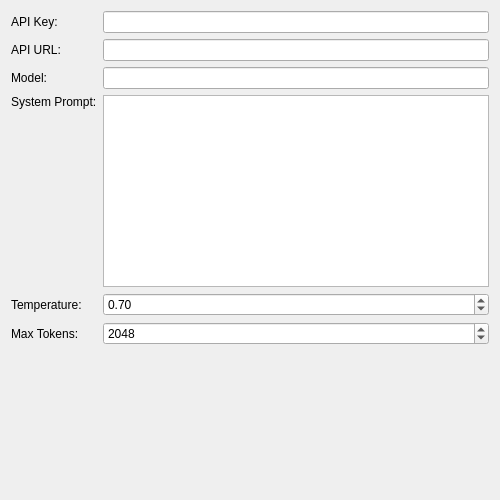
<?xml version="1.0" encoding="UTF-8"?>
<ui version="4.0">
 <class>DeepSeek::Internal::DeepSeekOptionsPage</class>
 <widget class="QWidget" name="DeepSeek::Internal::DeepSeekOptionsPage">
  <property name="geometry">
   <rect>
    <x>0</x>
    <y>0</y>
    <width>500</width>
    <height>500</height>
   </rect>
  </property>
  <layout class="QVBoxLayout" name="verticalLayout">
   <item>
    <layout class="QFormLayout" name="formLayout">
     <item row="0" column="0">
      <widget class="QLabel" name="apiKeyLabel">
       <property name="text">
        <string>API Key:</string>
       </property>
      </widget>
     </item>
     <item row="0" column="1">
      <widget class="QLineEdit" name="apiKeyEdit">
       <property name="echoMode">
        <enum>QLineEdit::Password</enum>
       </property>
      </widget>
     </item>
     <item row="1" column="0">
      <widget class="QLabel" name="apiUrlLabel">
       <property name="text">
        <string>API URL:</string>
       </property>
      </widget>
     </item>
     <item row="1" column="1">
      <widget class="QLineEdit" name="apiUrlEdit"/>
     </item>
     <item row="2" column="0">
      <widget class="QLabel" name="modelLabel">
       <property name="text">
        <string>Model:</string>
       </property>
      </widget>
     </item>
     <item row="2" column="1">
      <widget class="QLineEdit" name="modelEdit"/>
     </item>
     <item row="3" column="0">
      <widget class="QLabel" name="systemPromptLabel">
       <property name="text">
        <string>System Prompt:</string>
       </property>
       <property name="alignment">
        <set>Qt::AlignLeading|Qt::AlignLeft|Qt::AlignTop</set>
       </property>
      </widget>
     </item>
     <item row="3" column="1">
      <widget class="QPlainTextEdit" name="systemPromptEdit">
       <property name="minimumSize">
        <size>
         <width>0</width>
         <height>100</height>
        </size>
       </property>
      </widget>
     </item>
     <item row="4" column="0">
      <widget class="QLabel" name="temperatureLabel">
       <property name="text">
        <string>Temperature:</string>
       </property>
      </widget>
     </item>
     <item row="4" column="1">
      <widget class="QDoubleSpinBox" name="temperatureSpinBox">
       <property name="minimum">
        <double>0.010000000000000</double>
       </property>
       <property name="maximum">
        <double>2.000000000000000</double>
       </property>
       <property name="singleStep">
        <double>0.100000000000000</double>
       </property>
       <property name="value">
        <double>0.700000000000000</double>
       </property>
      </widget>
     </item>
     <item row="5" column="0">
      <widget class="QLabel" name="maxTokensLabel">
       <property name="text">
        <string>Max Tokens:</string>
       </property>
      </widget>
     </item>
     <item row="5" column="1">
      <widget class="QSpinBox" name="maxTokensSpinBox">
       <property name="minimum">
        <number>16</number>
       </property>
       <property name="maximum">
        <number>16384</number>
       </property>
       <property name="value">
        <number>2048</number>
       </property>
      </widget>
     </item>
    </layout>
   </item>
   <item>
    <spacer name="verticalSpacer">
     <property name="orientation">
      <enum>Qt::Vertical</enum>
     </property>
     <property name="sizeHint" stdset="0">
      <size>
       <width>20</width>
       <height>40</height>
      </size>
     </property>
    </spacer>
   </item>
  </layout>
 </widget>
 <resources/>
 <connections/>
</ui>
